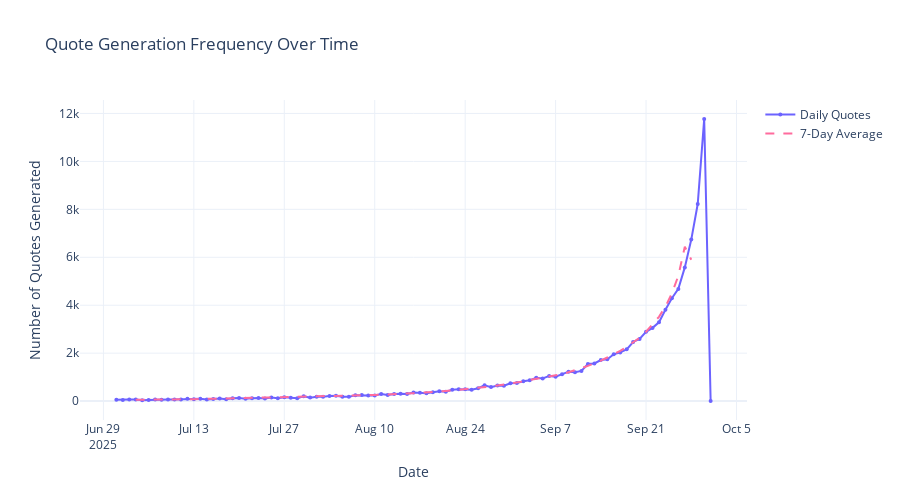

The notebook cell saved with this chart:
### Markdown cell above
## 3. Visualization 1: Quote Generation Over Time

**Insight Focus**: Understanding temporal patterns in quote generation.

### Code cell
# Daily quote generation trend
daily_quotes = quotes_df.groupby('date').size().reset_index(name='quote_count')
daily_quotes['date'] = pd.to_datetime(daily_quotes['date'])
daily_quotes['day_name'] = daily_quotes['date'].dt.day_name()
daily_quotes['is_weekend'] = daily_quotes['date'].dt.dayofweek >= 5

# Create interactive line chart
fig = go.Figure()

fig.add_trace(go.Scatter(
    x=daily_quotes['date'],
    y=daily_quotes['quote_count'],
    mode='lines+markers',
    name='Daily Quotes',
    line=dict(color=BRAND_COLORS['primary'], width=2),
    marker=dict(size=4),
    hovertemplate='<b>%{x|%B %d, %Y}</b><br>Quotes: %{y:,}<extra></extra>'
))

# Add 7-day moving average
daily_quotes['ma_7'] = daily_quotes['quote_count'].rolling(window=7, center=True).mean()
fig.add_trace(go.Scatter(
    x=daily_quotes['date'],
    y=daily_quotes['ma_7'],
    mode='lines',
    name='7-Day Average',
    line=dict(color=BRAND_COLORS['secondary'], width=2, dash='dash'),
    hovertemplate='<b>%{x|%B %d, %Y}</b><br>7-Day Avg: %{y:.0f}<extra></extra>'
))

fig.update_layout(
    title='Quote Generation Frequency Over Time',
    xaxis_title='Date',
    yaxis_title='Number of Quotes Generated',
    hovermode='x unified',
    height=500,
    template='plotly_white'
)

fig.show()

print(f"\nKey Statistics:")
print(f"  Total quotes generated: {len(quotes_df):,}")
print(f"  Daily average: {daily_quotes['quote_count'].mean():.0f}")
print(f"  Peak day: {daily_quotes.loc[daily_quotes['quote_count'].idxmax(), 'date'].strftime('%B %d, %Y')} ({daily_quotes['quote_count'].max():,} quotes)")
print(f"  Weekend average: {daily_quotes[daily_quotes['is_weekend']]['quote_count'].mean():.0f}")
print(f"  Weekday average: {daily_quotes[~daily_quotes['is_weekend']]['quote_count'].mean():.0f}")
